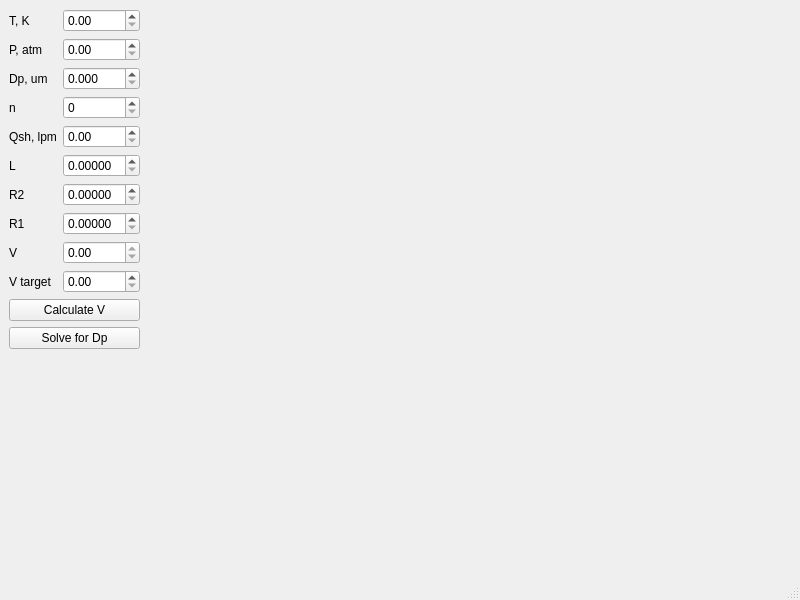
<?xml version="1.0" encoding="UTF-8"?>
<ui version="4.0">
 <class>MainWindow</class>
 <widget class="QMainWindow" name="MainWindow">
  <property name="geometry">
   <rect>
    <x>0</x>
    <y>0</y>
    <width>800</width>
    <height>600</height>
   </rect>
  </property>
  <property name="windowTitle">
   <string>DMA Helper by Egor Demidov</string>
  </property>
  <widget class="QWidget" name="centralwidget">
   <layout class="QGridLayout" name="gridLayout_2">
    <item row="9" column="1">
     <widget class="QDoubleSpinBox" name="vTarget">
      <property name="maximum">
       <double>9999.989999999999782</double>
      </property>
     </widget>
    </item>
    <item row="4" column="1">
     <widget class="QDoubleSpinBox" name="qshSet"/>
    </item>
    <item row="8" column="0">
     <widget class="QLabel" name="label_9">
      <property name="text">
       <string>V</string>
      </property>
     </widget>
    </item>
    <item row="0" column="2">
     <spacer name="horizontalSpacer">
      <property name="orientation">
       <enum>Qt::Horizontal</enum>
      </property>
      <property name="sizeHint" stdset="0">
       <size>
        <width>40</width>
        <height>20</height>
       </size>
      </property>
     </spacer>
    </item>
    <item row="6" column="0">
     <widget class="QLabel" name="label_7">
      <property name="text">
       <string>R2</string>
      </property>
     </widget>
    </item>
    <item row="6" column="1">
     <widget class="QDoubleSpinBox" name="r2Set">
      <property name="decimals">
       <number>5</number>
      </property>
     </widget>
    </item>
    <item row="7" column="1">
     <widget class="QDoubleSpinBox" name="r1Set">
      <property name="decimals">
       <number>5</number>
      </property>
     </widget>
    </item>
    <item row="1" column="1">
     <widget class="QDoubleSpinBox" name="pSet"/>
    </item>
    <item row="1" column="0">
     <widget class="QLabel" name="label_2">
      <property name="text">
       <string>P, atm</string>
      </property>
     </widget>
    </item>
    <item row="5" column="1">
     <widget class="QDoubleSpinBox" name="lSet">
      <property name="decimals">
       <number>5</number>
      </property>
     </widget>
    </item>
    <item row="5" column="0">
     <widget class="QLabel" name="label_6">
      <property name="text">
       <string>L</string>
      </property>
     </widget>
    </item>
    <item row="10" column="0" colspan="2">
     <widget class="QPushButton" name="calcBtn">
      <property name="text">
       <string>Calculate V</string>
      </property>
     </widget>
    </item>
    <item row="2" column="0">
     <widget class="QLabel" name="label_3">
      <property name="text">
       <string>Dp, um</string>
      </property>
     </widget>
    </item>
    <item row="4" column="0">
     <widget class="QLabel" name="label_5">
      <property name="text">
       <string>Qsh, lpm</string>
      </property>
     </widget>
    </item>
    <item row="2" column="1">
     <widget class="QDoubleSpinBox" name="dpSet">
      <property name="decimals">
       <number>3</number>
      </property>
     </widget>
    </item>
    <item row="3" column="1">
     <widget class="QSpinBox" name="nSet"/>
    </item>
    <item row="3" column="0">
     <widget class="QLabel" name="label_4">
      <property name="text">
       <string>n</string>
      </property>
     </widget>
    </item>
    <item row="12" column="0">
     <spacer name="verticalSpacer">
      <property name="orientation">
       <enum>Qt::Vertical</enum>
      </property>
      <property name="sizeHint" stdset="0">
       <size>
        <width>20</width>
        <height>40</height>
       </size>
      </property>
     </spacer>
    </item>
    <item row="7" column="0">
     <widget class="QLabel" name="label_8">
      <property name="text">
       <string>R1</string>
      </property>
     </widget>
    </item>
    <item row="8" column="1">
     <widget class="QDoubleSpinBox" name="vSet">
      <property name="readOnly">
       <bool>true</bool>
      </property>
      <property name="maximum">
       <double>9999.989999999999782</double>
      </property>
     </widget>
    </item>
    <item row="11" column="0" colspan="2">
     <widget class="QPushButton" name="solveBtn">
      <property name="text">
       <string>Solve for Dp</string>
      </property>
     </widget>
    </item>
    <item row="0" column="0">
     <widget class="QLabel" name="label">
      <property name="text">
       <string>T, K</string>
      </property>
     </widget>
    </item>
    <item row="9" column="0">
     <widget class="QLabel" name="label_10">
      <property name="text">
       <string>V target</string>
      </property>
     </widget>
    </item>
    <item row="0" column="1">
     <widget class="QDoubleSpinBox" name="tSet">
      <property name="maximum">
       <double>999.990000000000009</double>
      </property>
     </widget>
    </item>
   </layout>
  </widget>
  <widget class="QMenuBar" name="menubar">
   <property name="geometry">
    <rect>
     <x>0</x>
     <y>0</y>
     <width>800</width>
     <height>26</height>
    </rect>
   </property>
  </widget>
  <widget class="QStatusBar" name="statusbar"/>
 </widget>
 <resources/>
 <connections/>
</ui>
